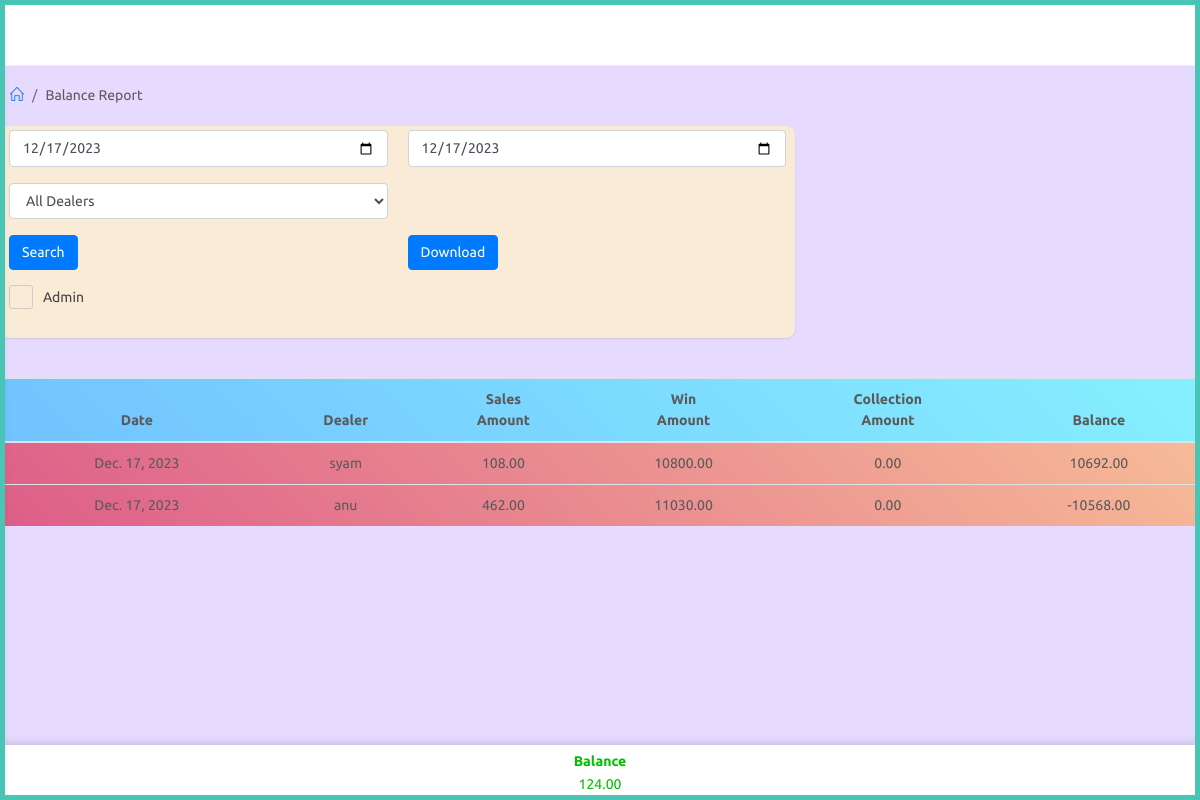
Screenshot of /agent/balance-report (signed in) with the database file from the repository.
### website/models.py (models this page shows)
class Agent(models.Model):
    user = models.OneToOneField(User,on_delete=models.CASCADE,related_name="agent")
    agent_name = models.CharField(max_length=100,null=True)
    phone_number = models.CharField(max_length=100,null=True)
    def __str__(self):
        return str(self.user)

class User(AbstractUser):
    is_agent = models.BooleanField("is agent", default=False)
    is_dealer = models.BooleanField("is dealer", default=False)

class Dealer(models.Model):
    user = models.OneToOneField(User,on_delete=models.CASCADE,related_name="dealer")
    agent = models.ForeignKey(Agent,on_delete=models.CASCADE,null=True)
    dealer_name = models.CharField(max_length=100,null=True)
    phone_number = models.CharField(max_length=100,null=True)
    def __str__(self):
        return str(self.user)

### agent/views.py (the view, shortened to what this page needs)
# urls.py: path('balance-report',views.balance_report,name="balance_report"),
@login_required
@agent_required
def balance_report(request):
    agent_obj = Agent.objects.get(user=request.user)
    dealers = Dealer.objects.filter(agent=agent_obj).all()
    collection = DealerCollectionReport.objects.filter().all()
    ist = pytz_timezone('Asia/Kolkata')
    current_date = timezone.now().astimezone(ist).date()
    report_data = []
    total_balance = []
    admin_report = []
    agent_games = AgentGame.objects.filter(date=current_date, agent=agent_obj)
    print(agent_games)
    agent_total_d_amount = agent_games.aggregate(agent_total_d_amount=Sum('c_amount'))['agent_total_d_amount'] or 0
    collection = CollectionReport.objects.filter(date=current_date, agent=agent_obj)
    winning = Winning.objects.filter(agent=agent_obj,date=current_date).aggregate(total_winning=Sum('total'))['total_winning'] or 0
    from_agent = collection.filter(from_or_to='received').aggregate(collection_amount=Sum('amount'))['collection_amount'] or 0
    to_agent = collection.filter(from_or_to='paid').aggregate(collection_amount=Sum('amount'))['collection_amount'] or 0
    total_collection_amount = to_agent - from_agent
    win_amount = float(winning)
    total_d_amount = agent_total_d_amount
    balance = float(winning) - float(total_d_amount) - float(total_collection_amount)
    if total_d_amount:
        report_data.append({
            'date' : current_date,
            'dealer': agent_obj,
            'total_d_amount': total_d_amount,
            'from_or_to' : total_collection_amount,
            'balance' : balance,
            'win_amount' : win_amount,
        })
    for dealer in dealers:
        dealer_games = DealerGame.objects.filter(date=current_date, agent=agent_obj,dealer=dealer)
        print(dealer_games)
        collection = DealerCollectionReport.objects.filter(date=current_date, dealer=dealer)
        print(collection)
        winning = Winning.objects.filter(dealer=dealer,date=current_date).aggregate(total_winning=Sum('total_admin'))['total_winning'] or 0
        dealer_total_d_amount = dealer_games.aggregate(dealer_total_d_amount=Sum('c_amount'))['dealer_total_d_amount'] or 0
        total_d_amount = dealer_total_d_amount
        from_agent = collection.filter(from_or_to='received').aggregate(collection_amount=Sum('amount'))['collection_amount'] or 0
        to_agent = collection.filter(from_or_to='paid').aggregate(collection_amount=Sum('amount'))['collection_amount'] or 0
        total_collection_amount = from_agent - to_agent
        win_amount = float(winning)
        balance = float(total_d_amount) - float(total_collection_amount) - float(winning)
        if total_d_amount:
            report_data.append({
                'date' : current_date,
                'dealer': dealer,
                'total_d_amount': total_d_amount,
                'from_or_to' : total_collection_amount,
                'balance' : balance,
                'win_amount' : win_amount
            })
    total_balance = sum(entry['balance'] for entry in report_data)
    agent_games = AgentGame.objects.filter(date=current_date, agent=agent_obj)
    dealer_games = DealerGame.objects.filter(date=current_date, agent=agent_obj)
    agent_total_d_amount_admin = agent_games.aggregate(agent_total_d_amount=Sum('c_amount'))['agent_total_d_amount'] or 0
    dealer_total_d_amount_admin = dealer_games.aggregate(dealer_total_d_amount=Sum('c_amount_admin'))['dealer_total_d_amount'] or 0
    print(dealer_total_d_amount_admin,"dealer")
    collection_admin = CollectionReport.objects.filter(date=current_date, agent=agent_obj)
    winning_agent_admin = Winning.objects.filter(agent=agent_obj,date=current_date).aggregate(total_winning=Sum('total'))['total_winning'] or 0
    winning_dealer_admin = Winning.objects.filter(dealer__agent=agent_obj,date=current_date).aggregate(total_winning=Sum('total_admin'))['total_winning'] or 0
    from_agent = collection_admin.filter(from_or_to='received').aggregate(collection_amount=Sum('amount'))['collection_amount'] or 0
    to_agent = collection_admin.filter(from_or_to='paid').aggregate(collection_amount=Sum('amount'))['collection_amount'] or 0
    total_collection_amount = to_agent - from_agent
    win_amount_admin = float(winning_agent_admin) + float(winning_dealer_admin)
    total_d_amount_admin = agent_total_d_amount_admin + dealer_total_d_amount_admin
    balance_admin = float(win_amount_admin) - float(total_d_amount_admin) - float(total_collection_amount)
    admin_report.append({
        'date' : current_date,
        'admin': 'admin',
        'total_d_amount_admin': total_d_amount_admin,
        'from_or_to' : total_collection_amount,
        'balance_admin' : balance_admin,
        'win_amount_admin' : win_amount_admin
    })
    total_balance_admin = sum(entry['balance_admin'] for entry in admin_report)
    print(admin_report)
    context = {
        'dealers' : dealers,
        'selected_agent' : 'all',
        'report_data': report_data,
        'admin_report': admin_report,
        'total_balance' : total_balance,
        'total_balance_admin' : total_balance_admin,
    }
    return render(request, 'agent/balance_report.html',context)

### agent/models.py (called while the page is built)
    def __str__(self):
        return str(self.agent)

### dealer/models.py (called while the page is built)
    def __str__(self):
        return str(self.dealer)

### templates/agent/balance_report.html (shortened to what this page needs)
{% extends 'agent/partials/base.html' %}
{% load static %}
{% block content %}
<div id="main-content">
    <div class="container-fluid">
        <div class="block-header">
            <div class="row header">
                <div class="col-lg-12 col-md-12 col-sm-12">
                    <ul class="breadcrumb">
                        <li class="breadcrumb-item"><a href="{% url 'adminapp:index' %}"><i class="icon-home"></i></a>
                        </li>
                        <li class="breadcrumb-item">Balance Report</li>
                    </ul>
                </div>
            </div>
        </div>
        <div class="row clearfix" style="padding-bottom: 10px;">
            <form method="POST">
                <div class="col-lg-12 col-md-12 col-sm-12" style="padding-left: 0px;padding-right: 0px;">
                    <div class="card" style="padding-left: 0px;padding-right: 0px;background-color: antiquewhite;">
                        <div class="body">
                            <div class="col-lg-12">
                                    <div class="body">
                                        <div class="row clearfix" style="padding-left: 0px;padding-right: 0px;">
                                            <div class="col-md-6 col-6">
                                                <div class="form-group">
                                                    <input type="date" class="form-control" id="from-date"
                                                        name="from-date">
                                                </div>
                                            </div>
                                            <div class="col-md-6 col-6">
                                                <div class="form-group">
                                                    <input type="date" class="form-control" id="to-date" name="to-date">
                                                </div>
                                            </div>
                                            <div class="col-md-6 col-6">
                                                <div class="form-group">
                                                    <select class="form-control show-tick ms select2"
                                                        data-placeholder="Select" name="select-agent" id="agent">
                                                        <option value="all">All Dealers</option>
                                                    </select>
                                                </div>
                                            </div>
                                            <div class="col-md-6 col-6">
                                            </div>
                                            <div class="col-md-6 col-6">
                                                <div class="form-group">
                                                    <button type="submit" class="btn btn-primary">Search</button>
                                                </div>
                                            </div>
                                            <div class="col-md-6 col-6">
                                                <div class="form-group">
                                                    <button class="btn btn-primary" id="pdfButton" onclick="generateAndOpenPDF()" type="submit">Download</button>
                                                </div>
                                            </div>
                                            <div class="col-lg-2 col-md-6 col-6">
                                                <div class="form-group">
                                                    <label class="control-inline fancy-checkbox ml-auto">
                                                        <span>Admin</span>
                                                    </label>
                                                </div>
                                            </div>
                                        </div>
                                    </div>
                                </div>
                            </div>
                        </div>
                    </div>
                </div>
        </div>
    </div>
</div>
<div class="body">
    <div class="table-responsive">
        <table class="table m-b-0"style="border: 2px ; width: 100%;height: 30%;">
            <thead class="l-blue">
                <tr>
                    <th class="th">Date</th>
                    <th class="th">Dealer</th>
                    <th class="th">Sales<br>Amount</th>
                    <th class="th">Win<br>Amount</th>
                    <th class="th">Collection<br>Amount</th>
                    <th class="th">Balance</th>
                </tr>
            </thead>
            <tbody class="not-summary l-blush normal-row">
                {% for data in report_data %}
                <tr style="text-align: center;">
                    <td class="td2">{{data.date}}</td>
                    <td class="td3">{{data.dealer.user}}</td>
                    <td class="td2">{{data.total_d_amount|floatformat:2}}</td>
                    <td class="td3">{{data.win_amount|floatformat:2}}</td>
                    <td class="td3">{{data.from_or_to|floatformat:2}}</td>
                    <td class="td2">{{data.balance|floatformat:2}}</td>
                </tr>
                {% endfor %}
            </tbody>
        </table>
    </div>
    <div style="padding-top: 50px;"></div>
</div>
<nav class="navbar-bottom normal-row" id="btotal" >
    <table>
        <thead>
            <tr>
                {% if total_balance|default:0|add:0 >= 0 %}
                <th class="th1" style="color: rgb(0, 192, 0);">Balance</th>
                {% else %}
                <th class="th1" style="color: red;">Balance</th>
                {% endif %}
            </tr>
        </thead>
        <tbody>
            <tr>
                {% if total_balance|default:0|add:0 >= 0 %}
                <td class="td1" style="color: rgb(0, 192, 0);">{{total_balance|floatformat:2}}</td>
                {% else %}
                <td class="td1" style="color: red;">{{total_balance|floatformat:2}}</td>
                {% endif %}
            </tr>
        </tbody>
    </table>
</nav>
{% endblock %}

### static/css/color_skins.css (style rules this page uses)
.theme-cyan:before, .theme-cyan:after { background: #49c5b6 }

### templates/agent/balance_report.html (style rules this page uses)
.navbar-bottom { position: fixed; bottom: 0; width: 100%; height: 55px; box-shadow: 0 0 10px rgba(0, 0, 0, 0.2); background-color: #ffffff; overflow-x: auto; justify-content: space-evenly; display: flex; flex-direction: column; }
.th { text-align: center; }
.td2 { text-align: center; }
.td3 { text-align: center; }
.th1, .td1 { text-align: center; }

### rows the page displays
Agent: date "Dec. 17, 2023", dealer.user "syam", total_d_amount "108.00", win_amount "10800.00", from_or_to "0.00", balance "10692.00"
Dealer: date "Dec. 17, 2023", dealer.user "anu", total_d_amount "462.00", win_amount "11030.00", from_or_to "0.00", balance "-10568.00"

### other values shown
{{ total_balance|floatformat:2 }} "124.00"
